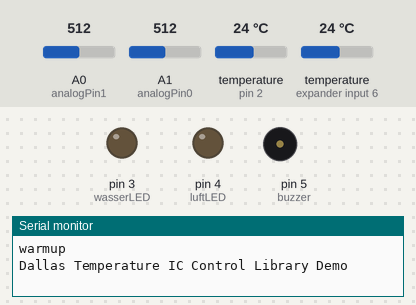
Simulated run of this sketch. Board: Arduino Uno, built with avr-gcc and run on an emulated ATmega328P. On the bench: output pins drawn as LEDs (lit = HIGH), buzzer (waves = sounding), the last lines printed to the serial monitor. Inputs (shaded band) come from the test bench; at power-on: A1 (analogPin0) = 512, A0 (analogPin1) = 512, temperature (sensors on pin 2, expander input 6) 24 °C. Pins used as bus, display or sensor lines are not drawn.

Above: at 1.2 s.
1.3 s: A1 (analogPin0) set to 936
4.7 s: A1 (analogPin0) set to 963
At 7.4 s:
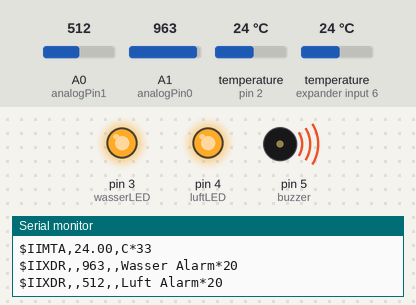
8.6 s: A0 (analogPin1) set to 195
14.0 s: A0 (analogPin1) set to 168
At 17.2 s:
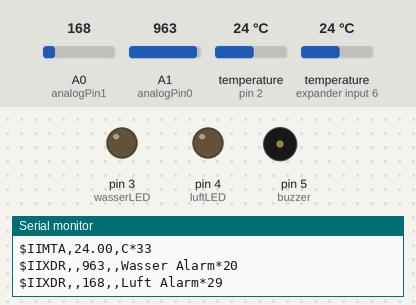
17.5 s: A0 (analogPin1) set to 190
At 20.7 s:
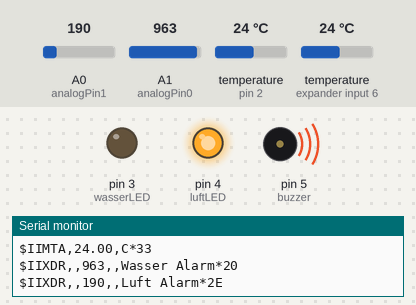
Timing chart, 0 to 22.2 s (numbered marks = the images above; inputs shaded):
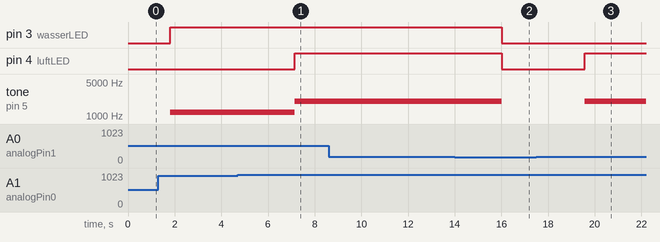

The sketch:

Boot_Control.ino
```cpp
// Include the libraries we need
#include <OneWire.h>
#include <DallasTemperature.h>

// Data wire is plugged into port 2 on the Arduino
#define ONE_WIRE_BUS 2
#define TEMPERATURE_PRECISION 9

// Setup a oneWire instance to communicate with any OneWire devices (not just Maxim/Dallas temperature ICs)
OneWire oneWire(ONE_WIRE_BUS);

// Pass our oneWire reference to Dallas Temperature.
DallasTemperature sensors(&oneWire);


int analogPin0 = 1;
int analogPin1 = 0;
int wasser=0;
int luft=0;
int up=1;
int alarm_suspend = 0;
int alarmgesetzt =0;


unsigned long time2 = millis(); //suspend timer
unsigned long time3 = millis(); // NMEA ausgabe


const byte interruptPin = 0;
const byte wasserLED =3;
const byte luftLED =4;
const int buzzer =  5;


byte CRC = 0;
boolean data_end = false; // Here we will keep track of EOT (End Of Transmission).
String WasserTemperatur="$IIMTW,";
String LuftTemperatur="$IIMTA,";
String XDR="$IIXDR,";
String ende=",C*";
String NMEA="";
float MTW=23.5;
float MTA=-10.3;

unsigned int StringLength = NMEA.length();


void setup() {


 pinMode(interruptPin, INPUT);
 pinMode(wasserLED, OUTPUT);
 pinMode(luftLED, OUTPUT);
 digitalWrite(interruptPin, HIGH);
 digitalWrite(wasserLED, HIGH);
 digitalWrite(luftLED, HIGH);


  pinMode(buzzer, OUTPUT);
  digitalWrite(buzzer, HIGH);
  Serial.begin(9600);
  Serial.println ("warmup");
//delay(60000);
 digitalWrite(wasserLED, LOW);
 digitalWrite(luftLED, LOW);

 Serial.println("Dallas Temperature IC Control Library Demo");

  // Start up the library
  sensors.begin();


}


void loop() {

 wasser = analogRead(analogPin0);
 luft = analogRead(analogPin1);
 up = digitalRead (interruptPin);


// NMEA Ausgabe Basteln alle 1s
if( millis()-time3 > 1000)
  {


  sensors.requestTemperatures();


  float MTA = sensors.getTempCByIndex(0);
  float MTW = sensors.getTempCByIndex(1);


 time3 = millis();
 NMEA=WasserTemperatur+MTW+ende;
 StringLength = NMEA.length();
 NMEA_Ausgabe();
 NMEA=LuftTemperatur+MTA+ende;
 StringLength = NMEA.length();
 NMEA_Ausgabe();

 NMEA=XDR+","+wasser+",,Wasser Alarm*";
 StringLength = NMEA.length();
 NMEA_Ausgabe();

 NMEA=XDR+","+luft+",,Luft Alarm*";
 StringLength = NMEA.length();
 NMEA_Ausgabe();

//Wasser Alarm
if (wasser < 950) {
  up = digitalRead (interruptPin);
  //if (up==0) alarm_suspend = 1;

  digitalWrite(wasserLED, HIGH);

     if (alarm_suspend == 1) {
      noTone(buzzer);
      }
     else {

        tone(buzzer,1200);
      }
    }
else if (luft > 180)  {
  up = digitalRead (interruptPin);
  //if (up==0) alarm_suspend = 1;

  digitalWrite(luftLED, HIGH);

     if (alarm_suspend == 1) {
      noTone(buzzer);
      }
     else {
      tone(buzzer,2000);
     }

}

// Luft Alarm

else {
  digitalWrite(wasserLED, LOW);
  digitalWrite(luftLED, LOW);
  noTone(buzzer);

}


}


// Alarmsuspendierung nach 60s zurücksetzen
if(alarm_suspend == 1 && millis()-time2 > 60000)
  {
 time2 = millis();
 alarm_suspend = 0;

}
}


void NMEA_Ausgabe() {
  for (byte x = 1; x<(StringLength-1); x++){ // XOR every character in between '$' and '*'

      CRC = CRC ^ NMEA[x] ;
      //Serial.println(NMEA[x]);
    }

  if(CRC > 0){
    Serial.print (NMEA);
    Serial.println(CRC,HEX); // print calculated CS in HEX format.
    CRC = 0; // reset CRC variable

      }

}
```

Measured:
- the behaviour switches between 949 and 950 on A1 (analogPin0) (found by bisection; images 0 and 1)
- the behaviour switches between 181 and 180 on A0 (analogPin1) (found by bisection; images 1 and 2)
- after the input at 4.7 s, pin 4 (luftLED): LOW → HIGH after 2.4 s; tone on pin 5 (buzzer): 1200 Hz → 2000 Hz after 2.4 s
- after the input at 14.0 s, pin 3 (wasserLED), pin 4 (luftLED): HIGH → LOW after 2.0 s; tone on pin 5 (buzzer): 2000 Hz → silent after 2.0 s
- after the input at 17.5 s, pin 4 (luftLED): LOW → HIGH after 2.1 s; tone on pin 5 (buzzer): silent → 2000 Hz after 2.1 s
